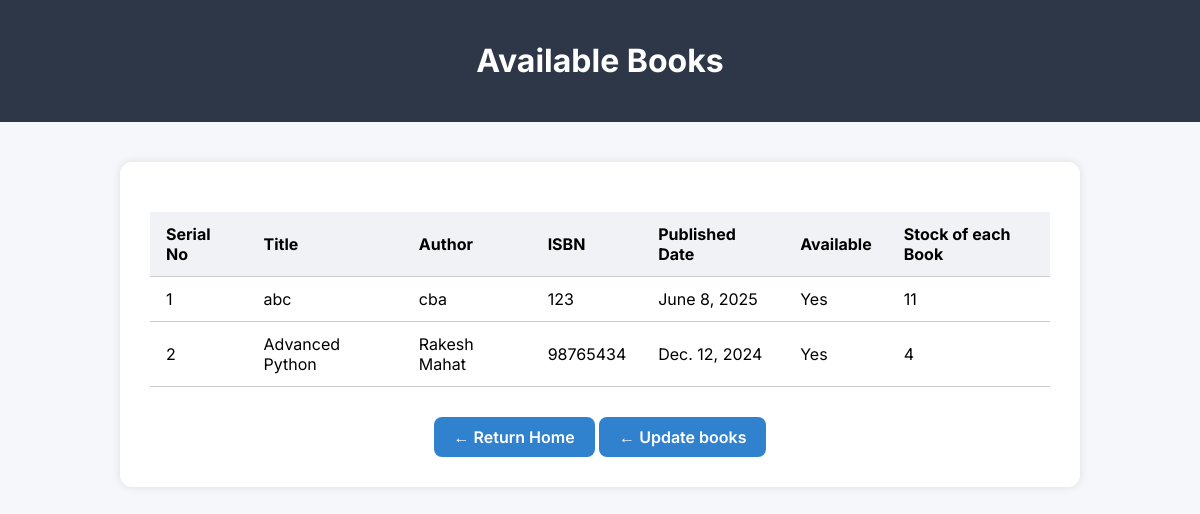
Page /books/ (signed in) on the earlier database version.
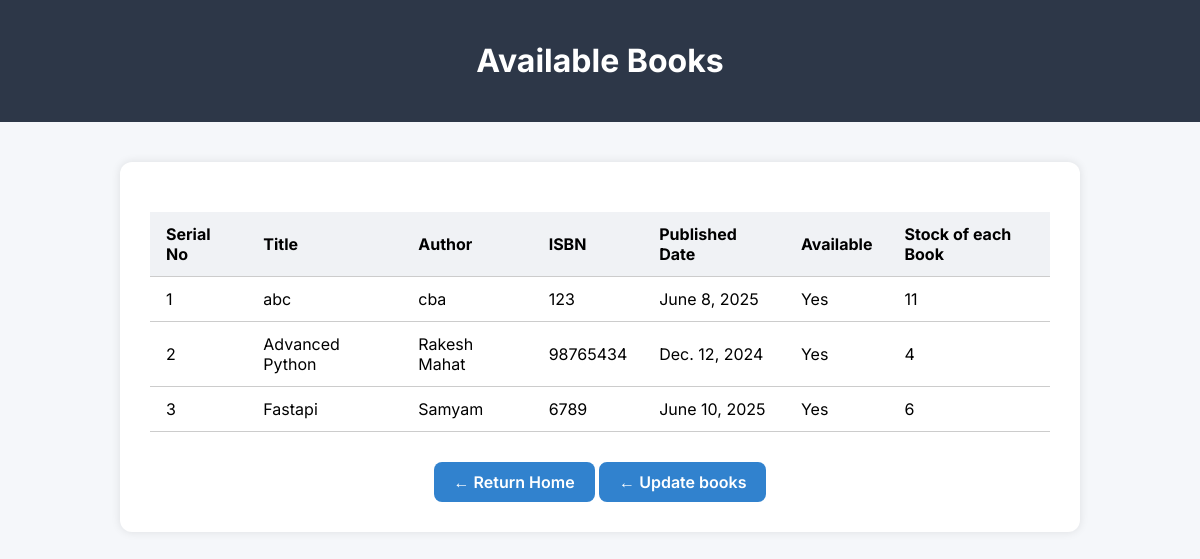
Same page on the later database version.
### homepage/models.py (models this page shows, shortened)
class Book(models.Model):
    book_name=models.CharField(max_length=30)
    ISBN=models.IntegerField(default=0)
    author_name=models.CharField(max_length=30)
    date_of_publish=models.DateField()
    available=models.BooleanField(default=True)
    stock=models.IntegerField(default=1,null=True)

### homepage/views.py (the view)
# urls.py: path('books/', views.view_books, name='view_book'),
@login_required
def view_books(request):
    books = Book.objects.all()
    return render(request, 'homepage/viewbooks.html', {'books': books})

### homepage/templates/homepage/viewbooks.html (shortened to what this page needs)
<!DOCTYPE html>
<html lang="en">
<head>
</head>
<body>
<header>
    <h1>Available Books</h1>
</header>
<div class="container">
    <table>
        <thead>
            <tr>
                <th>Serial No</th>
                <th>Title</th>
                <th>Author</th>
                <th>ISBN</th>
                <th>Published Date</th>
                <th>Available</th>
                <th>Stock of each Book</th>
            </tr>
        </thead>
        <tbody>
            {% for book in books %}
            <tr>
                <td>{{ forloop.counter }}</td>
                <td>{{ book.book_name }}</td>
                <td>{{ book.author_name }}</td>
                <td>{{ book.ISBN }}</td>
                <td>{{ book.date_of_publish }}</td>
                <td>{{ book.available|yesno:"Yes,No" }}</td>
                <td>{{ book.stock }}</td>
            </tr>
            {% endfor %}
        </tbody>
    </table>
    <div class="button-wrapper">
        <a href="{% url 'index' %}" class="home-button">← Return Home</a>
        <a href="{% url 'update_book' %}" class="home-button">← Update books</a>
    </div>
</div>
</body>
</html>

Differences in the rows shown:
added Book: book_name "Fastapi", author_name "Samyam", ISBN "6789", date_of_publish "June 10, 2025", available "Yes", stock "6"
